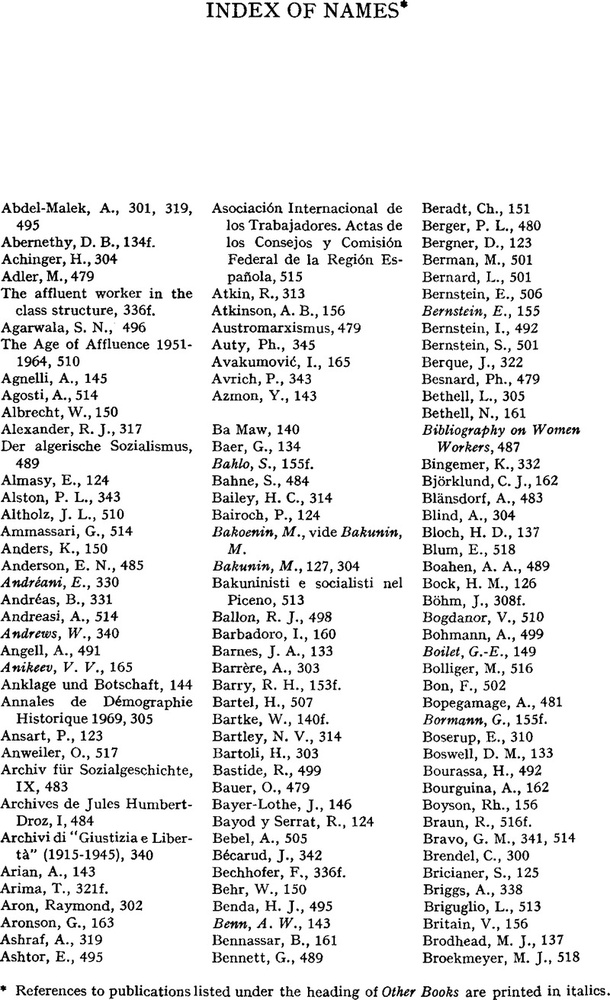
#> input picture data/list-of-names.jpg, 610 x 1000 px, shrunk from 800 x 1311 before the run
$ jupyter execute image_preprocessing.ipynb
#> lines starting #> are read from the running program, lines starting #| are printed output that depends on the picture; after the words box and inside, x2 and y2 are one past the last pixel; in counts of white or black regions, pixels touching at a corner belong together
[cell 1]
import cv2
from matplotlib import pyplot as plt
import os

[cell 2]
def display(im_path):
    dpi = 80
    im_data = plt.imread(im_path)

    height, width  = im_data.shape[:2]

    # What size does the figure need to be in inches to fit the image?
    figsize = width / float(dpi), height / float(dpi)

    # Create a figure of the right size with one axes that takes up the full figure
    fig = plt.figure(figsize=figsize)
    ax = fig.add_axes([0, 0, 1, 1])

    # Hide spines, ticks, etc.
    ax.axis('off')

    # Display the image.
    ax.imshow(im_data, cmap='gray')

    plt.show()

[cell 3]
def generate_image(image_data, filename):
    os.makedirs("temp", exist_ok=True)
    cv2.imwrite(f"temp/{filename}.jpg", image_data)

[cell 4]
image_path = "data/list-of-names.jpg"
image = cv2.imread(image_path)
#> image is the input picture: shape (1000, 610, 3); min 0, max 255, mean 232.3
base_image = image.copy()

[cell 5]
gray = cv2.cvtColor(image, cv2.COLOR_BGR2GRAY)

[cell 6]
generate_image(gray, "gray")

[cell 7]
blur = cv2.GaussianBlur(gray, (7,7), 0)
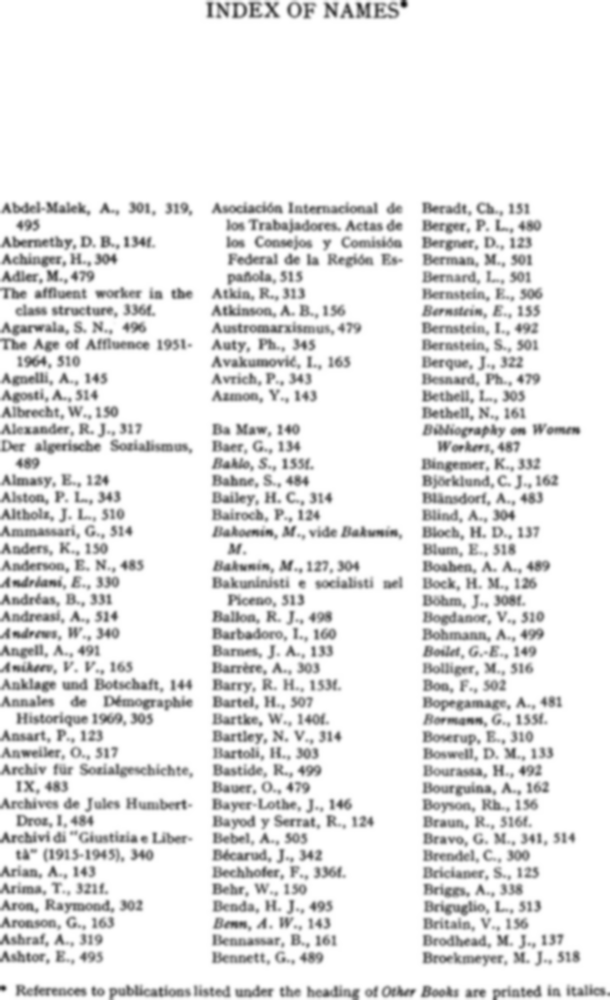
#> blur: shape (1000, 610); min 19, max 255, mean 232.3

[cell 8]
generate_image(blur, "blur")

[cell 9]
thresh = cv2.threshold(blur, 0, 255, cv2.THRESH_BINARY_INV + cv2.THRESH_OTSU)[1]
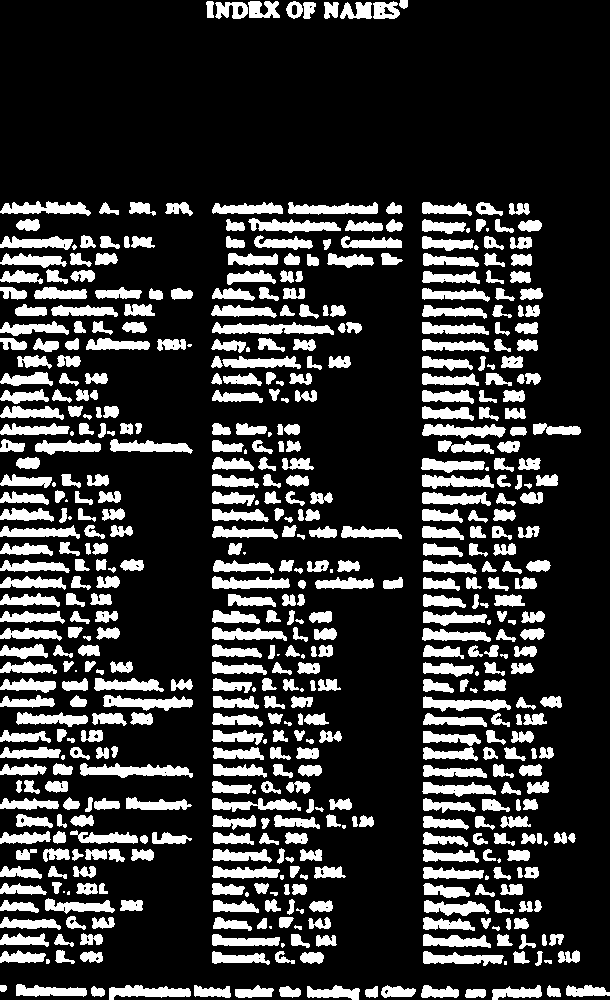
#> thresh: shape (1000, 610); 20.9% white; 561 white regions (38 under 20 px), largest, box (x1, y1, x2, y2) and area: (212, 322, 334, 335) 1007, (80, 763, 193, 778) 988, (103, 695, 193, 711) 821

[cell 10]
generate_image(thresh, "thresh")

[cell 11]
kernel = cv2.getStructuringElement(cv2.MORPH_RECT, (3, 13))
dilate = cv2.dilate(thresh, kernel, iterations=1)
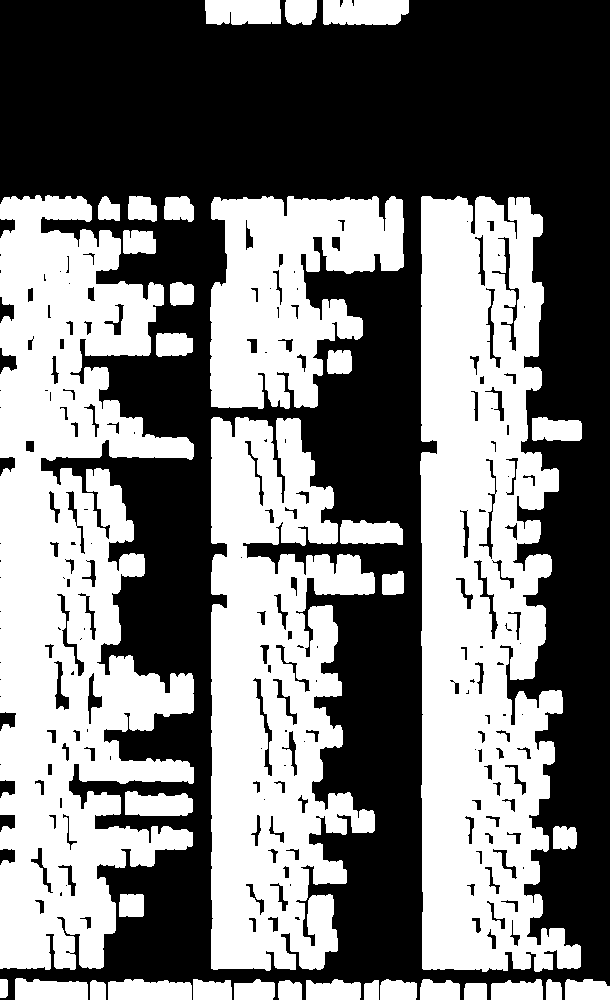
#> dilate: shape (1000, 610); 47.5% white; 35 white regions
generate_image(dilate, "dilate")

[cell 12]
cnts = cv2.findContours(dilate, cv2.RETR_EXTERNAL, cv2.CHAIN_APPROX_SIMPLE)
#> cnts = 35 contours; largest, box (x1, y1, x2, y2) and area: (0, 195, 194, 970) 93162, (420, 196, 581, 972) 89188, (211, 417, 375, 971) 61765, (210, 196, 404, 409) 27032, (323, 0, 409, 25) 1882
cnts = cnts[0] if len(cnts) == 2 else cnts[1]
cnts = sorted(cnts, key=lambda x: cv2.boundingRect(x)[0])

[cell 13]
for c in cnts:
    x, y, w, h = cv2.boundingRect(c)
    cv2.rectangle(image, (x, y), (x+w, y+h), (38, 255, 12), 2)
#> this loop made 35 passes
#> (x, y, w, h) on passes 1 to 12: (0, 979, 8, 19), (0, 195, 194, 775), (15, 978, 73, 22), (90, 980, 16, 20), (98, 196, 22, 25), (108, 979, 84, 21), (119, 894, 25, 23), (123, 230, 33, 24), (125, 791, 68, 25), (128, 196, 29, 26), (156, 333, 37, 24), (164, 196, 30, 26)
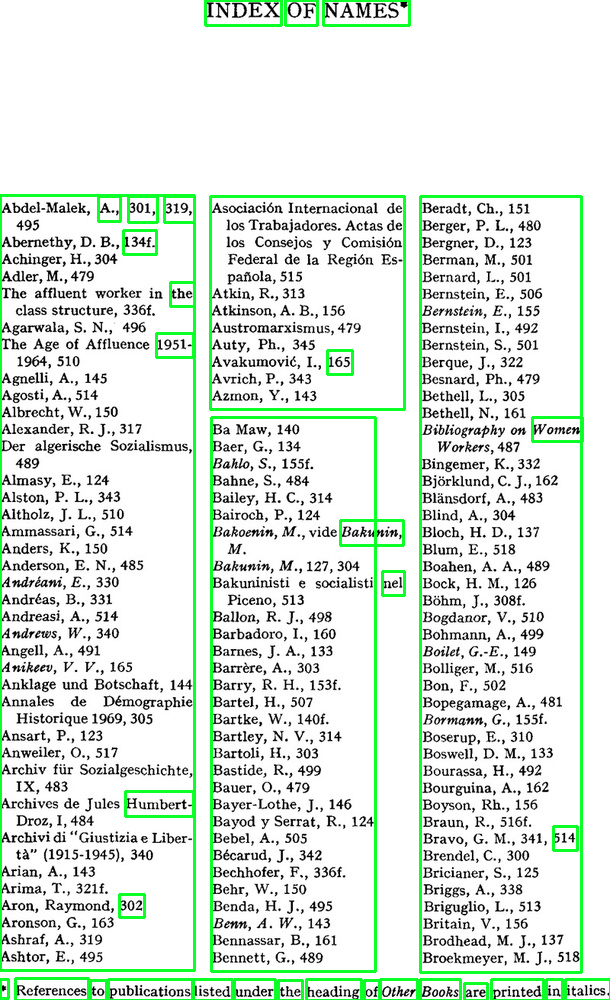
#> image: shape (1000, 610, 3); 4.37% of pixels changed, all inside (x1, y1, x2, y2) = (0, 0, 610, 1000)
generate_image(image, "")
